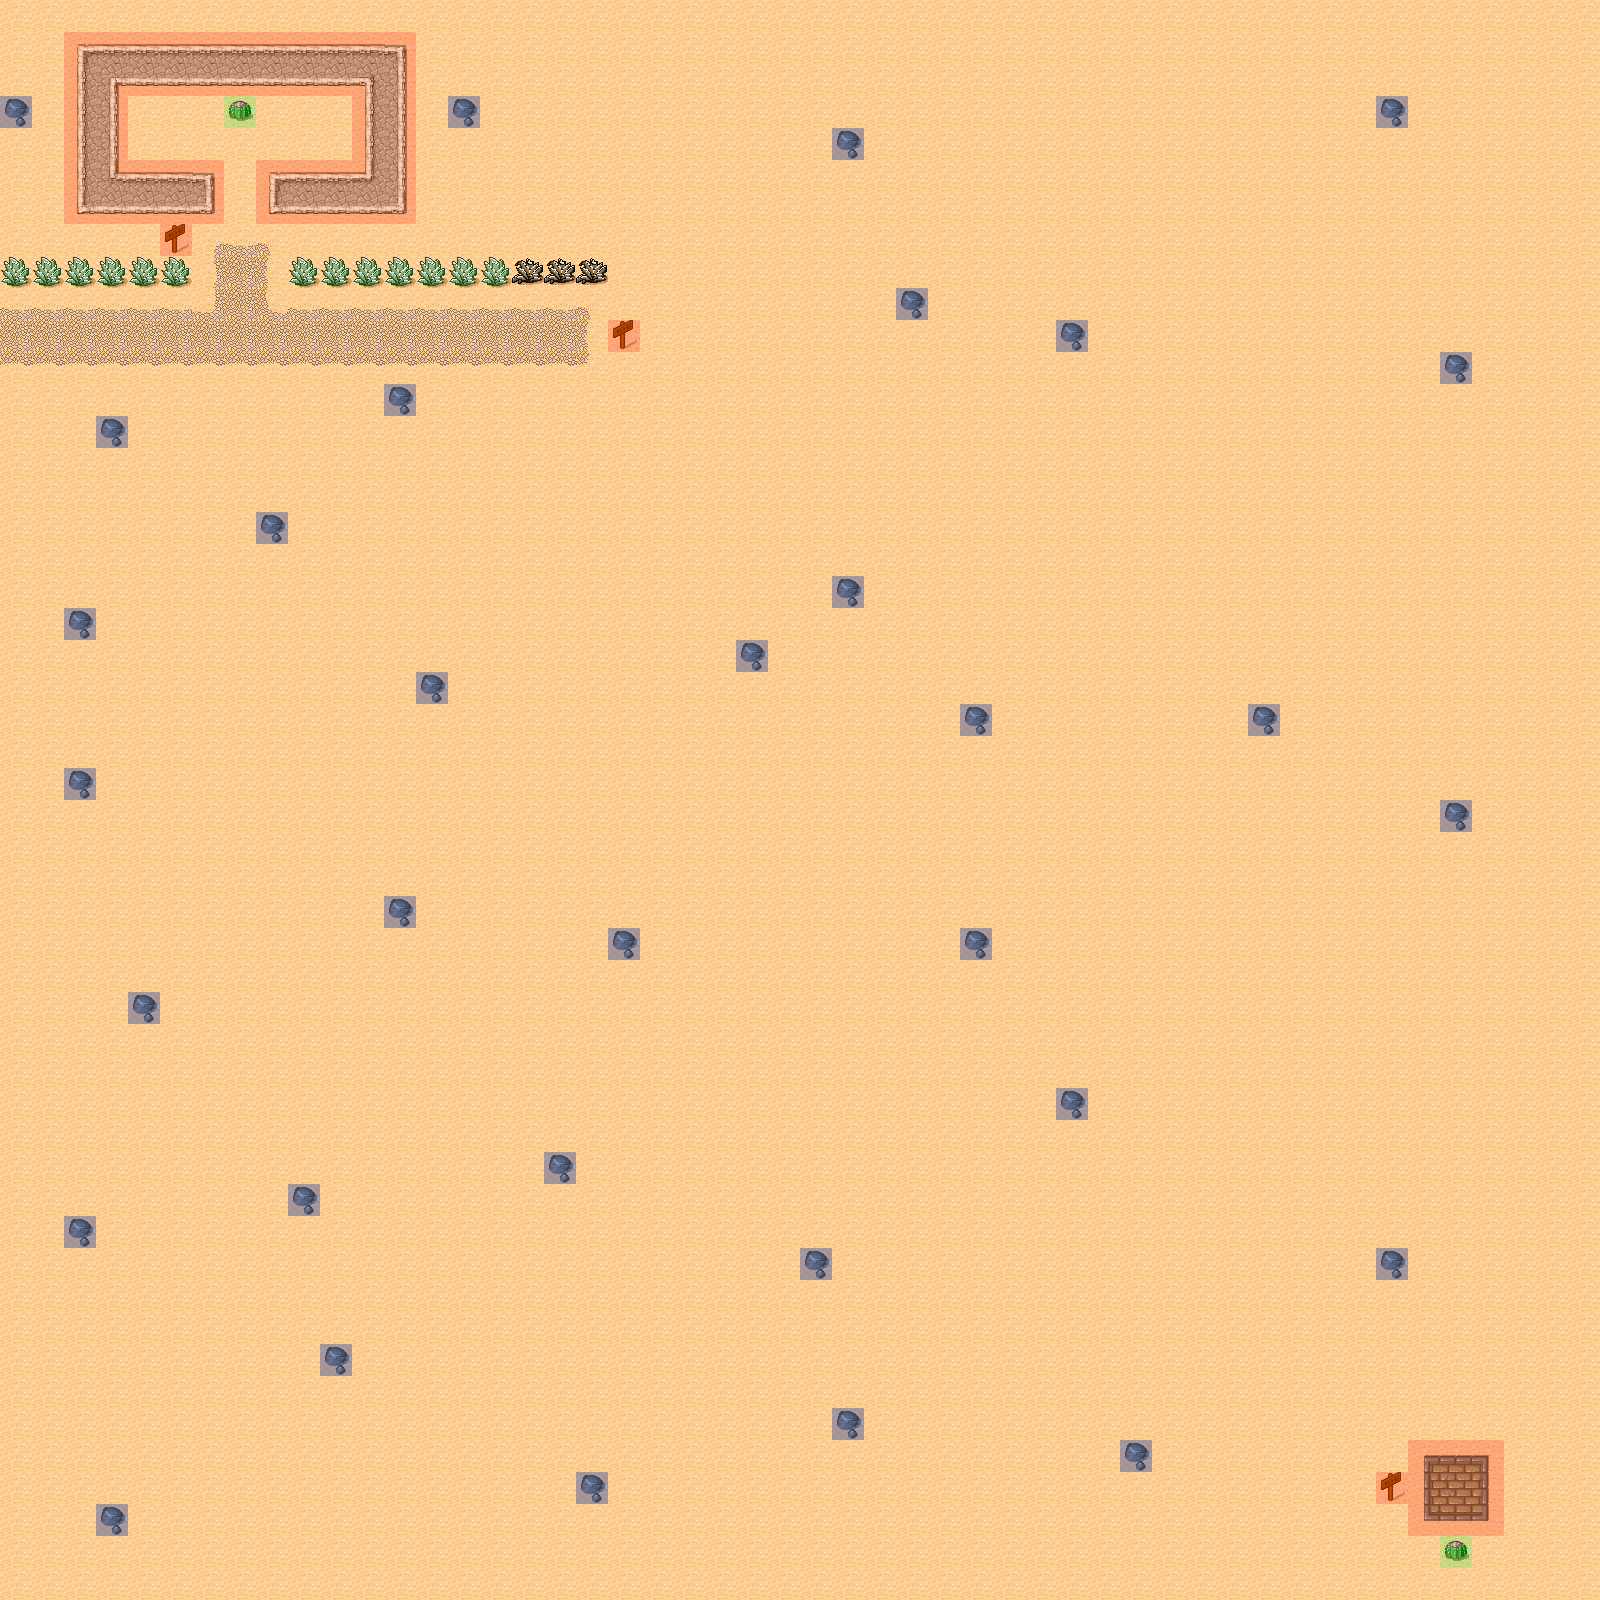

Rendered tile map (Tiled .tmx) drawn with the repository's tilesets; below, a short description and the map source with its tile grids summarised:
An orthogonal 50x50 tile map with 32x32 px tiles, 3 tile layers (Background, Foreground, Meta), 2 tilesets and 1 object (SpawnPoint).

<map version="1.0" orientation="orthogonal" width="50" height="50" tilewidth="32" tileheight="32">
 <tileset firstgid="1" name="tmw_desert_spacing" tilewidth="32" tileheight="32" spacing="1" margin="1">
  <image source="tmw_desert_spacing.png" width="265" height="199" />
 </tileset>
 <tileset firstgid="49" name="meta_tiles" tilewidth="32" tileheight="32" spacing="1" margin="1">
  <image source="meta_tiles.png" width="100" height="34" />
  <tile id="0">
   <properties>
    <property name="Collidable" value="True" />
   </properties>
  </tile>
  <tile id="1">
   <properties>
    <property name="Collectable" value="True" />
   </properties>
  </tile>
  <tile id="2">
   <properties>
    <property name="Conversable" value="True" />
   </properties>
  </tile>
 </tileset>
 <layer name="Background" width="50" height="50">
  <data>[2500 cells, 2500 non-empty, 36 distinct tile ids]</data>
 </layer>
 <objectgroup name="Objects" width="50" height="50">
  <object name="SpawnPoint" x="45" y="337" />
 </objectgroup>
 <layer name="Foreground" width="50" height="50">
  <data>[2500 cells, 2 non-empty, 1 distinct tile ids]</data>
 </layer>
 <layer name="Meta" width="50" height="50">
  <data>[2500 cells, 97 non-empty, 3 distinct tile ids]</data>
 </layer>
</map>
